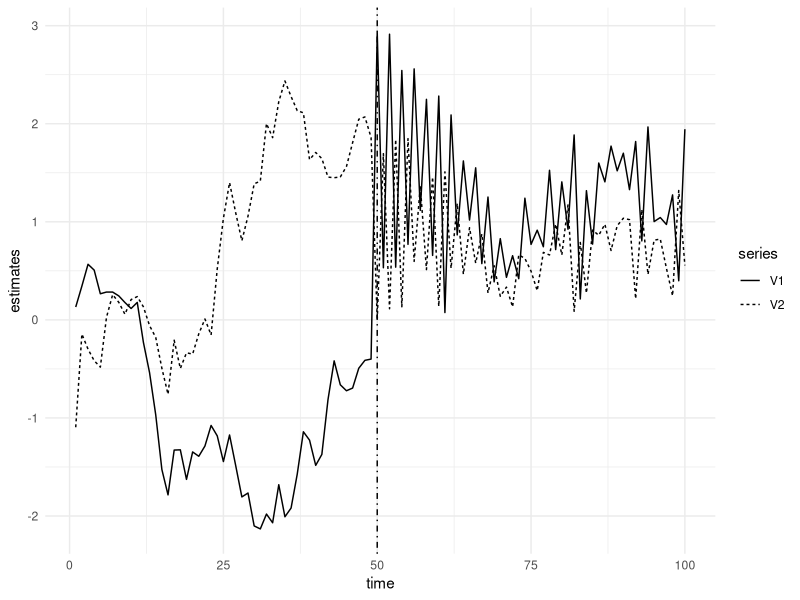
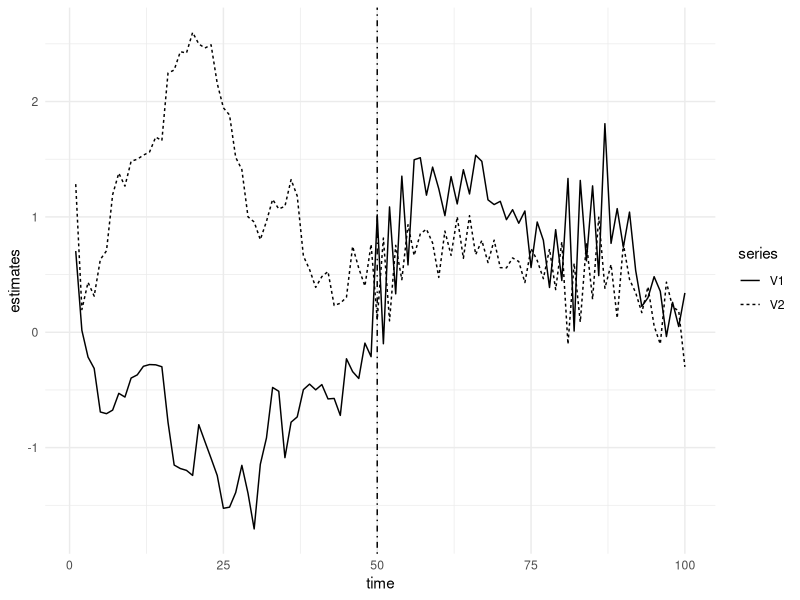
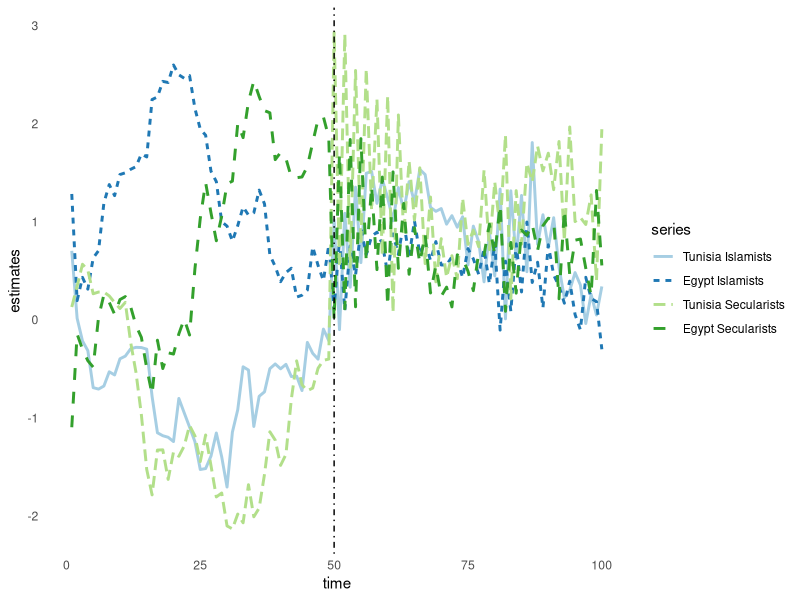

The R script that drew these images, in order:
# Run and simulate tweet model
require(tidyr)
require(ggplot2)
require(dplyr)
require(forcats)
# Control panel

# Number of sides

sides <- 4

# Number of elites per side 

elites <- 10

# Number of time points

t <- 100

# Number of citizens

cit <- 100

# Citizen points
cit_pt <- rnorm(n=100)
# Discrim points
cit_dis <- rnorm(n=100)

# Generate side/elite ideal points

init_sides1 <- rnorm(n=2)
init_sides2 <- rnorm(n=2)
adj1 <- c(-0.4,1.2)
adj2 <- c(.5,0.8)

# out_sides1 <- sapply(1:(sides/2), function(s) {
#   current_val <- new.env()
#   current_val$t <- 0
#   out_vec <- sapply(2:t,function(t_1) {
#     if(t_1==1) {
#       t_1 <- init_sides[s] + rnorm(1)
#     } else {
#       t_1 <- current_val$t + rnorm(1)
#     }
#     current_val$t <- t_1
#     return(t_1)
#   })
#   out_vec <- c(init_sides[s],out_vec)
#   return(out_vec)
# })

init_sides2 <- rnorm(n=2)
adj1 <- c(.5,.8)
gamma1 <- 0.01
gamma2 <- 0.9
alpha <- 2.1
  current_val <- new.env()
  current_val$t1 <- 0
  current_val$t2 <- 0
out_vec2 <- sapply(2:t,function(t_1) {
  if(t_1<(t/2)) {
    gamma <- gamma1
  } else {
    gamma <- gamma2
  }
    if(t_1==1) {
      t_11 <- init_sides2[1] - gamma*(init_sides2[1] - (adj2[2]/adj2[1])*init_sides2[2]) + rnorm(1,sd=0.25)
      t_12 <- init_sides2[2] - gamma*(init_sides2[2]- (adj2[1]/adj2[2])*init_sides2[1]) + rnorm(1,sd=0.25)
    } else {
      t_11 <- current_val$t1 -  gamma*(current_val$t1- (adj2[2]/adj2[1])*current_val$t2) + rnorm(1,sd=0.25)
      t_12 <- current_val$t2 - gamma*(current_val$t2- (adj2[1]/adj2[2])*current_val$t1) + rnorm(1,sd=0.25)
    }
    current_val$t1 <- t_11
    current_val$t2 <- t_12
    return(c(t_11,t_12))
  }) %>% t
out_vec2 <- rbind(matrix(init_sides2,ncol=2),out_vec2)

out_vec2 %>% as_data_frame %>% 
  mutate(time=1:t) %>% 
  gather(series,estimates,-time) %>% 
  ggplot(aes(y=estimates,x=time,linetype=series)) +geom_path() +theme_minimal() +
  geom_vline(xintercept=(t/2),linetype=4)


init_sides1 <- rnorm(n=2)

alpha <- 2.1
current_val <- new.env()
current_val$t1 <- 0
current_val$t2 <- 0
out_vec1 <- sapply(2:t,function(t_1) {
  if(t_1<(t/2)) {
    gamma <- gamma1
  } else {
    gamma <- gamma2
  }
  if(t_1==1) {
    t_11 <- init_sides2[1] - gamma*(init_sides1[1] - (adj2[2]/adj2[1])*init_sides1[2]) + rnorm(1,sd=0.25)
    t_12 <- init_sides2[2] - gamma*(init_sides1[2]- (adj2[1]/adj2[2])*init_sides1[1]) + rnorm(1,sd=0.25)
  } else {
    t_11 <- current_val$t1 -  gamma*(current_val$t1- (adj2[2]/adj2[1])*current_val$t2) + rnorm(1,sd=0.25)
    t_12 <- current_val$t2 - gamma*(current_val$t2- (adj2[1]/adj2[2])*current_val$t1) + rnorm(1,sd=0.25)
  }
  current_val$t1 <- t_11
  current_val$t2 <- t_12
  return(c(t_11,t_12))
}) %>% t
out_vec1 <- rbind(matrix(init_sides1,ncol=2),out_vec1)

out_vec1 %>% as_data_frame %>% 
  mutate(time=1:t) %>% 
  gather(series,estimates,-time) %>% 
  ggplot(aes(y=estimates,x=time,linetype=series)) +geom_path() +theme_minimal() +
  geom_vline(xintercept=(t/2),linetype=4)

combine_vec <- cbind(out_vec1,out_vec2)

elite_ids <- rep(1:sides,times=cit*t)
time_ids <- rep(1:t,times=cit*sides)
cit_ids <- rep(1:cit,each=sides*t)
combine_ids <- unique(cbind(elite_ids,cit_ids,time_ids))

gen_out <- sapply(1:nrow(combine_ids), function(n) {
  outcome <- rpois(n=1,lambda=exp(cit_dis[cit_ids[n]] * combine_vec[time_ids[n],elite_ids[n]] - cit_pt[cit_ids[n]]))
})

combine_vec %>% as_data_frame %>% 
  mutate(time=1:t) %>% 
  gather(series,estimates,-time) %>% 
  mutate(series=factor(series),
         series=fct_recode(series,`Tunisia Islamists`='V1',
                           `Egypt Islamists`='V2',
                           `Tunisia Secularists`='V3',
                           `Egypt Secularists`='V4')) %>% 
  ggplot(aes(y=estimates,x=time,linetype=series,colour=series)) +geom_path(size=1) +theme_minimal() +
  geom_vline(xintercept=(t/2),linetype=4) +
  scale_colour_brewer(palette='Paired') +
  theme(panel.grid = element_blank())


